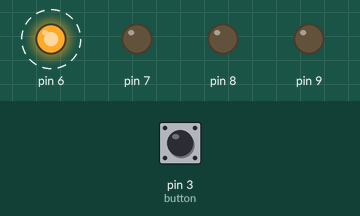
The sketch below on a simulated Arduino Uno, built with avr-gcc and run on an emulated ATmega328P. On the bench: output pins drawn as LEDs (lit = HIGH). Dashed ring = blinking. The inputs (shaded band) are chosen by the test bench; at power-on: pin 3 (button) LOW. What the sketch prints to the serial monitor is not drawn.

Above: at 1.2 s.
1.3 s: pin 3 (button) pulled HIGH for 0.15 s
At 3.8 s:
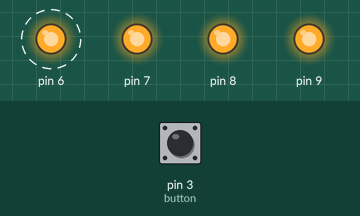
4.4 s: pin 3 (button) pulled HIGH for 1 s
At 8.3 s:
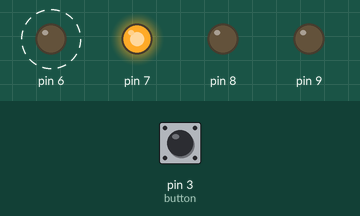
8.4 s: pin 3 (button) pulled HIGH for 0.15 s
At 10.8 s:
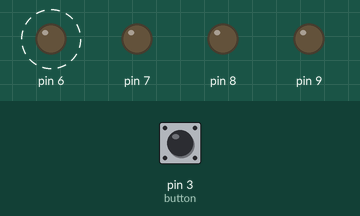
11.5 s: pin 3 (button) pulled HIGH for 3.2 s
Timing chart, 0 to 27.7 s (numbered marks = the images above; inputs shaded):
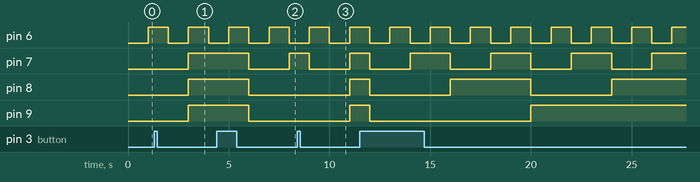

The sketch:

4bitUpDown.ino
```cpp
int lock = 0;
int button = 3;
int m = 0;
int n = 0;
void setup() {
  for(int i=6;i<10;i++){
    pinMode(i, OUTPUT);
  }
  Serial.begin(9600);
  pinMode(button, INPUT);
  attachInterrupt(digitalPinToInterrupt(3), kickButt, RISING);

}

void loop() {
  n = m;
  if(n >= 8){
    n = n%8;
    digitalWrite(9, HIGH);
  }
  if(n >= 4){
    n = n%4;
    digitalWrite(8, HIGH);
  }
  if(n >=2 ){
    n = n%2;
    digitalWrite(7, HIGH);
  }
  if(n >= 1){
   digitalWrite(6, HIGH);
  }
  Serial.print(m);
  delay(1000);
  for(int i=6;i<10;i++){
    digitalWrite(i, LOW);
  }

  if(!lock){
    m++;
    if(m > 15){
      m = 0;
    }
  }else{
    m--;
    if(m < 0){
      m = 15;
    }
  }
}

void kickButt(){
  lock = !lock;
}
```

Measured:
- after the input at 1.3 s, pin 8: LOW → HIGH after 1.7 s instead of 2.7 s; pin 9: LOW → HIGH after 1.7 s
- after the input at 4.4 s, pin 8: HIGH → LOW after 1.6 s instead of 2.6 s; pin 9: HIGH → LOW after 1.6 s
- after the input at 8.4 s, pin 7: HIGH → LOW after 0.60 s instead of 1.6 s; pin 8: LOW → HIGH after 2.6 s instead of 1.6 s; pin 9: LOW → HIGH after 2.6 s
- by itself, pin 6: alternates HIGH for 1.0 s and LOW for 1.0 s
